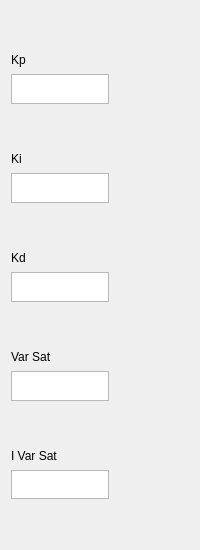
              <widget class="QWidget" name="pid_page">
               <layout class="QVBoxLayout" name="verticalLayout_3">
                <item>
                 <spacer name="verticalSpacer_12">
                  <property name="orientation">
                   <enum>Qt::Vertical</enum>
                  </property>
                  <property name="sizeHint" stdset="0">
                   <size>
                    <width>20</width>
                    <height>40</height>
                   </size>
                  </property>
                 </spacer>
                </item>
                <item>
                 <widget class="QLabel" name="label_12">
                  <property name="minimumSize">
                   <size>
                    <width>98</width>
                    <height>17</height>
                   </size>
                  </property>
                  <property name="maximumSize">
                   <size>
                    <width>98</width>
                    <height>17</height>
                   </size>
                  </property>
                  <property name="text">
                   <string>Kp</string>
                  </property>
                 </widget>
                </item>
                <item>
                 <widget class="QPlainTextEdit" name="kp_plainTextEdit">
                  <property name="minimumSize">
                   <size>
                    <width>98</width>
                    <height>30</height>
                   </size>
                  </property>
                  <property name="maximumSize">
                   <size>
                    <width>98</width>
                    <height>30</height>
                   </size>
                  </property>
                 </widget>
                </item>
                <item>
                 <spacer name="verticalSpacer_3">
                  <property name="orientation">
                   <enum>Qt::Vertical</enum>
                  </property>
                  <property name="sizeHint" stdset="0">
                   <size>
                    <width>20</width>
                    <height>40</height>
                   </size>
                  </property>
                 </spacer>
                </item>
                <item>
                 <widget class="QLabel" name="label_11">
                  <property name="minimumSize">
                   <size>
                    <width>98</width>
                    <height>17</height>
                   </size>
                  </property>
                  <property name="maximumSize">
                   <size>
                    <width>98</width>
                    <height>17</height>
                   </size>
                  </property>
                  <property name="text">
                   <string>Ki</string>
                  </property>
                 </widget>
                </item>
                <item>
                 <widget class="QPlainTextEdit" name="ki_plainTextEdit">
                  <property name="minimumSize">
                   <size>
                    <width>98</width>
                    <height>30</height>
                   </size>
                  </property>
                  <property name="maximumSize">
                   <size>
                    <width>98</width>
                    <height>30</height>
                   </size>
                  </property>
                 </widget>
                </item>
                <item>
                 <spacer name="verticalSpacer_4">
                  <property name="orientation">
                   <enum>Qt::Vertical</enum>
                  </property>
                  <property name="sizeHint" stdset="0">
                   <size>
                    <width>20</width>
                    <height>40</height>
                   </size>
                  </property>
                 </spacer>
                </item>
                <item>
                 <widget class="QLabel" name="label_14">
                  <property name="minimumSize">
                   <size>
                    <width>98</width>
                    <height>17</height>
                   </size>
                  </property>
                  <property name="maximumSize">
                   <size>
                    <width>98</width>
                    <height>17</height>
                   </size>
                  </property>
                  <property name="text">
                   <string>Kd</string>
                  </property>
                 </widget>
                </item>
                <item>
                 <widget class="QPlainTextEdit" name="kd_plainTextEdit">
                  <property name="minimumSize">
                   <size>
                    <width>98</width>
                    <height>30</height>
                   </size>
                  </property>
                  <property name="maximumSize">
                   <size>
                    <width>98</width>
                    <height>30</height>
                   </size>
                  </property>
                 </widget>
                </item>
                <item>
                 <spacer name="verticalSpacer_5">
                  <property name="orientation">
                   <enum>Qt::Vertical</enum>
                  </property>
                  <property name="sizeHint" stdset="0">
                   <size>
                    <width>20</width>
                    <height>40</height>
                   </size>
                  </property>
                 </spacer>
                </item>
                <item>
                 <widget class="QLabel" name="label_15">
                  <property name="minimumSize">
                   <size>
                    <width>98</width>
                    <height>17</height>
                   </size>
                  </property>
                  <property name="maximumSize">
                   <size>
                    <width>98</width>
                    <height>17</height>
                   </size>
                  </property>
                  <property name="text">
                   <string>Var Sat</string>
                  </property>
                 </widget>
                </item>
                <item>
                 <widget class="QPlainTextEdit" name="sat_plainTextEdit">
                  <property name="minimumSize">
                   <size>
                    <width>98</width>
                    <height>30</height>
                   </size>
                  </property>
                  <property name="maximumSize">
                   <size>
                    <width>98</width>
                    <height>30</height>
                   </size>
                  </property>
                 </widget>
                </item>
                <item>
                 <spacer name="verticalSpacer_6">
                  <property name="orientation">
                   <enum>Qt::Vertical</enum>
                  </property>
                  <property name="sizeHint" stdset="0">
                   <size>
                    <width>20</width>
                    <height>40</height>
                   </size>
                  </property>
                 </spacer>
                </item>
                <item>
                 <widget class="QLabel" name="label_13">
                  <property name="minimumSize">
                   <size>
                    <width>98</width>
                    <height>17</height>
                   </size>
                  </property>
                  <property name="maximumSize">
                   <size>
                    <width>98</width>
                    <height>17</height>
                   </size>
                  </property>
                  <property name="text">
                   <string>I Var Sat</string>
                  </property>
                 </widget>
                </item>
                <item>
                 <widget class="QPlainTextEdit" name="isat_plainTextEdit">
                  <property name="minimumSize">
                   <size>
                    <width>98</width>
                    <height>29</height>
                   </size>
                  </property>
                  <property name="maximumSize">
                   <size>
                    <width>98</width>
                    <height>29</height>
                   </size>
                  </property>
                 </widget>
                </item>
                <item>
                 <spacer name="verticalSpacer_13">
                  <property name="orientation">
                   <enum>Qt::Vertical</enum>
                  </property>
                  <property name="sizeHint" stdset="0">
                   <size>
                    <width>20</width>
                    <height>40</height>
                   </size>
                  </property>
                 </spacer>
                </item>
               </layout>
              </widget>
